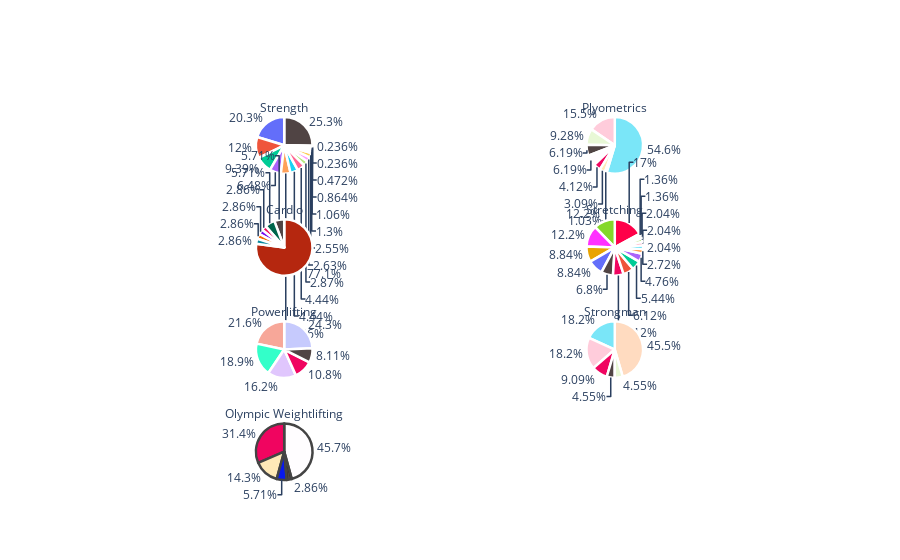

Source (notebook cell):
### Code cell
from plotly.subplots import make_subplots
import plotly.graph_objects as go

fig = make_subplots(
    rows=4, cols=2,
    specs=[[{"type": "domain"},{"type": "domain"}],
           [{"type": "domain"},{"type": "domain"}],
           [{"type": "domain"},{"type": "domain"}],
           [{"type": "domain"},{"type": "domain"}],
          ])

fig.add_trace(go.Pie(values=typeDfs[0]['Index'].values, title=allTypes[0], labels=typeDfs[0].index,marker=dict(colors=['#100b','#f00560'], line=dict(color='#FFFFFF', width=2.5))),
              row=1, col=1)
    
fig.add_trace(go.Pie(values=typeDfs[1]['Index'].values, title=allTypes[1], labels=typeDfs[1].index,marker=dict(colors=['#100b','#f00560'], line=dict(color='#FFFFFF', width=2.5))),
              row=1, col=2)
fig.add_trace(go.Pie(values=typeDfs[2]['Index'].values, title=allTypes[2], labels=typeDfs[2].index,marker=dict(colors=['#100b','#f00560'], line=dict(color='#FFFFFF', width=2.5))),
              row=2, col=1)
fig.add_trace(go.Pie(values=typeDfs[3]['Index'].values, title=allTypes[3],labels=typeDfs[3].index,marker=dict(colors=['#100b','#f00560'], line=dict(color='#FFFFFF', width=2.5))),
              row=2, col=2)
fig.add_trace(go.Pie(values=typeDfs[4]['Index'].values, title=allTypes[4], labels=typeDfs[4].index,marker=dict(colors=['#100b','#f00560'], line=dict(color='#FFFFFF', width=2.5))),
              row=3, col=1)
fig.add_trace(go.Pie(values=typeDfs[5]['Index'].values, title=allTypes[5], labels=typeDfs[5].index,marker=dict(colors=['#100b','#f00560'], line=dict(color='#FFFFFF', width=2.5))),
              row=3, col=2)
fig.add_trace(go.Pie(values=typeDfs[6]['Index'].values, title=allTypes[6], labels=typeDfs[6].index,marker=dict(colors=['#100b','#f00560'], line=dict( width=2.5))),
              row=4, col=1)
fig.update_layout(height=900, showlegend=False)
fig.update_layout(height=1200, showlegend=False)

### Figure 1 — Plotly figure (JSON) as saved in the notebook; plotly's stock layout.template omitted (floating-point values rounded to 4 significant figures)
{"data": [{"domain": {"x": [0, 0.45], "y": [0.8063, 1]}, "labels": [["Strength", "Abdominals"], ["Strength", "Abductors"], ["Strength", "Adductors"], ["Strength", "Biceps"], ["Strength", "Calves"], ["Strength", "Chest"], ["Strength", "Forearms"], ["Strength", "Glutes"], ["Strength", "Hamstrings"], ["Strength", "Lats"], ["Strength", "Lower Back"], ["Strength", "Middle Back"], ["Strength", "Neck"], ["Strength", "Quadriceps"], ["Strength", "Shoulders"], ["Strength", "Traps"], ["Strength", "Triceps"]], "marker": {"colors": ["#100b", "#f00560"], "line": {"color": "#FFFFFF", "width": 2.5}}, "title": {"text": "Strength"}, "type": "pie", "values": [644, 12, 6, 165, 33, 239, 27, 67, 65, 113, 73, 113, 6, 516, 305, 22, 139]}, {"domain": {"x": [0.55, 1], "y": [0.8063, 1]}, "labels": [["Plyometrics", "Abdominals"], ["Plyometrics", "Adductors"], ["Plyometrics", "Chest"], ["Plyometrics", "Hamstrings"], ["Plyometrics", "Lats"], ["Plyometrics", "Quadriceps"], ["Plyometrics", "Shoulders"], ["Plyometrics", "Triceps"]], "marker": {"colors": ["#100b", "#f00560"], "line": {"color": "#FFFFFF", "width": 2.5}}, "title": {"text": "Plyometrics"}, "type": "pie", "values": [6, 4, 15, 9, 3, 53, 6, 1]}, {"domain": {"x": [0, 0.45], "y": [0.5375, 0.7312]}, "labels": [["Cardio", "Abdominals"], ["Cardio", "Calves"], ["Cardio", "Chest"], ["Cardio", "Hamstrings"], ["Cardio", "Middle Back"], ["Cardio", "Quadriceps"], ["Cardio", "Shoulders"]], "marker": {"colors": ["#100b", "#f00560"], "line": {"color": "#FFFFFF", "width": 2.5}}, "title": {"text": "Cardio"}, "type": "pie", "values": [2, 1, 1, 1, 1, 27, 2]}, {"domain": {"x": [0.55, 1], "y": [0.5375, 0.7312]}, "labels": [["Stretching", "Abdominals"], ["Stretching", "Abductors"], ["Stretching", "Adductors"], ["Stretching", "Biceps"], ["Stretching", "Calves"], ["Stretching", "Chest"], ["Stretching", "Forearms"], ["Stretching", "Glutes"], ["Stretching", "Hamstrings"], ["Stretching", "Lats"], ["Stretching", "Lower Back"], ["Stretching", "Middle Back"], ["Stretching", "Neck"], ["Stretching", "Quadriceps"], ["Stretching", "Shoulders"], ["Stretching", "Triceps"]], "marker": {"colors": ["#100b", "#f00560"], "line": {"color": "#FFFFFF", "width": 2.5}}, "title": {"text": "Stretching"}, "type": "pie", "values": [10, 9, 7, 3, 13, 3, 2, 9, 25, 8, 13, 4, 2, 18, 18, 3]}, {"domain": {"x": [0, 0.45], "y": [0.2687, 0.4625]}, "labels": [["Powerlifting", "Chest"], ["Powerlifting", "Glutes"], ["Powerlifting", "Hamstrings"], ["Powerlifting", "Lower Back"], ["Powerlifting", "Quadriceps"], ["Powerlifting", "Triceps"]], "marker": {"colors": ["#100b", "#f00560"], "line": {"color": "#FFFFFF", "width": 2.5}}, "title": {"text": "Powerlifting"}, "type": "pie", "values": [3, 4, 9, 7, 6, 8]}, {"domain": {"x": [0.55, 1], "y": [0.2687, 0.4625]}, "labels": [["Strongman", "Chest"], ["Strongman", "Forearms"], ["Strongman", "Hamstrings"], ["Strongman", "Lower Back"], ["Strongman", "Quadriceps"], ["Strongman", "Shoulders"]], "marker": {"colors": ["#100b", "#f00560"], "line": {"color": "#FFFFFF", "width": 2.5}}, "title": {"text": "Strongman"}, "type": "pie", "values": [1, 2, 1, 4, 10, 4]}, {"domain": {"x": [0, 0.45], "y": [0, 0.1938]}, "labels": [["Olympic Weightlifting", "Glutes"], ["Olympic Weightlifting", "Hamstrings"], ["Olympic Weightlifting", "Quadriceps"], ["Olympic Weightlifting", "Shoulders"], ["Olympic Weightlifting", "Traps"]], "marker": {"colors": ["#100b", "#f00560"], "line": {"width": 2.5}}, "title": {"text": "Olympic Weightlifting"}, "type": "pie", "values": [1, 11, 16, 5, 2]}], "layout": {"autosize": true, "showlegend": false}}
